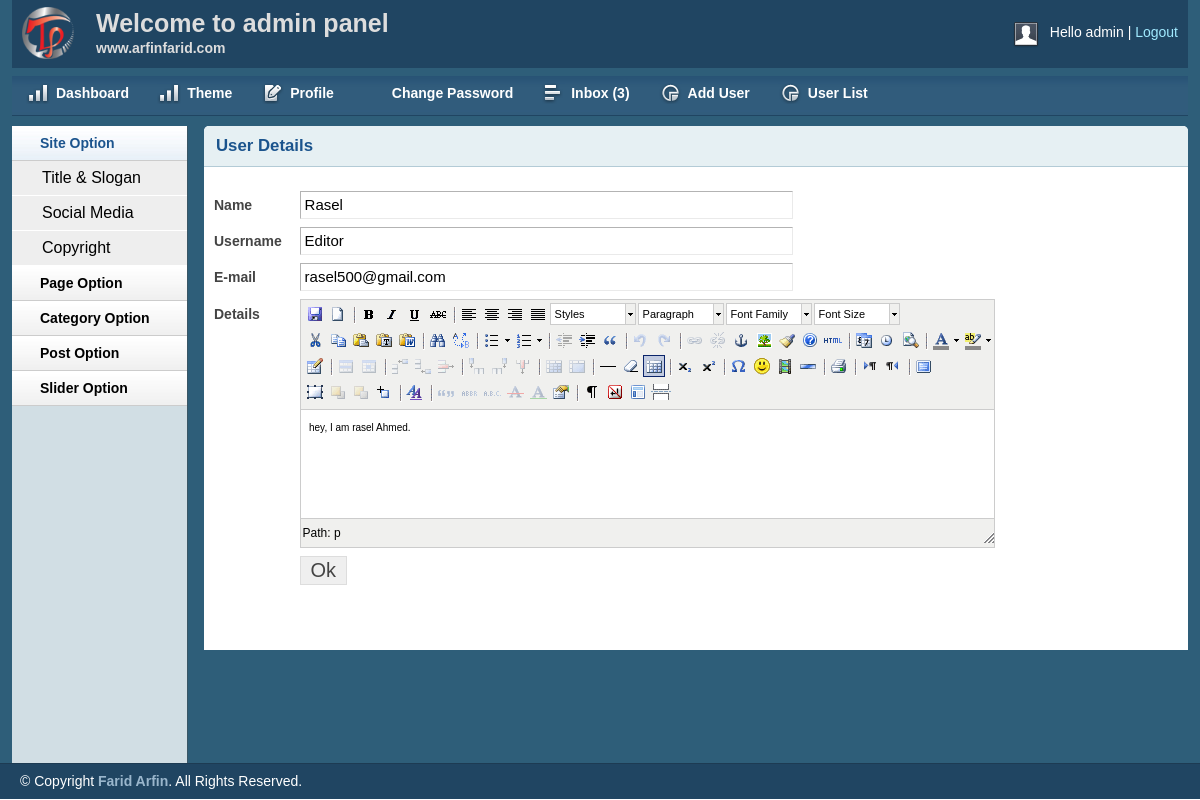
The app's page /admin/viewuser.php?uid=6 (signed in) with its own data.
### tables this page shows
CREATE TABLE `tbl_user` (
  `user_id` int(11) NOT NULL,
  `name` varchar(100) DEFAULT NULL,
  `username` varchar(50) NOT NULL,
  `password` varchar(80) NOT NULL,
  `userrole` int(11) NOT NULL DEFAULT '0',
  `details` text,
  `user_email` varchar(60) DEFAULT NULL
);

### lib/Database.php (called while the page is built, shortened)
<?php
	Class Database{
		public $host   = DB_HOST;
		public $user   = DB_USER;
		public $pass   = DB_PASS;
		public $dbname = DB_NAME;
		public $link;
		public function connectDb(){
			$this->link = new mysqli($this->host,$this->user,$this->pass,$this->dbname);
		}
		public function select($query){
			$result = $this->link->query($query) or die($this->link->error.__line__);
			if($result->num_rows > 0){
				return $result;
			}
			else{
				return false;
			}
		}
	}
?>

### admin/viewuser.php (the view, shortened to what this page needs)
<?php include 'inc/header.php' ?>
<?php include 'inc/sidebar.php' ?>
<?php
    if(!isset($_GET['uid']) || $_GET['uid'] == null){
        echo "<script>window.location = 'userlist.php';</script>";
    }
    else
    {
        $uid = $_GET['uid'];
    }
?>
        <div class="grid_10">
            <div class="box round first grid">
                <h2>User Details</h2>
                <div class="block">
            <?php
                $query = "SELECT * FROM tbl_user WHERE user_id='$uid' ORDER BY user_id DESC";
                $getuser = $db->select($query);
              if($getuser){
               foreach($getuser as $key => $postvalue){
            ?>
                 <form action="" method="post">
                    <table class="form">
                        <tr>
                            <td>
                                <label>Name</label>
                            </td>
                            <td>
                                <input type="text" readonly value="<?php echo $postvalue['name'];?>" class="medium" />
                            </td>
                        </tr>
                        <tr>
                            <td>
                                <label>Username</label>
                            </td>
                            <td>
                                <input type="text" readonly name="username" value="<?php echo $postvalue['username'];?>" class="medium" />
                            </td>
                        </tr>
                        <tr>
                            <td>
                                <label>E-mail</label>
                            </td>
                            <td>
                                <input type="text" readonly value="<?php echo $postvalue['user_email'];?>" class="medium" />
                            </td>
                        </tr>
                        <tr>
                            <td style="vertical-align: top; padding-top: 9px;">
                                <label>Details</label>
                            </td>
                            <td>
                            </td>
                        </tr>
						<tr>
                            <td></td>
                            <td>
                                <input type="submit" name="submit" Value="Ok"/>
                            </td>
                        </tr>
                    </table>
                    </form>
                <?php }  }?>
                </div>
            </div>
        </div>
<?php include 'inc/footer.php' ?>

### admin/css/layout.css (style rules this page uses)
body { background: #fff none repeat scroll 0 0; color: #444; font-size: 14px; padding: 0; }
h1, h2, h3, h4, h5, h6 { line-height:1.2em; margin-bottom:.3em; }
h2 { margin-top:1em; }
.box { background:#fff; margin-bottom:20px; padding:10px 10px 10px 10px; margin-left:-8px; }
.box.grid { padding-bottom:40px; }
.box.round { -moz-border-radius: 5px 5px 0px 0px; -webkit-border-radius: 5px 5px 0px 0px; border-radius: 5px 5px 0px 0px; }
.box h2 { font-size:1.2em; font-weight:bold; color:#1B548D; background:#E6F0F3; margin:-10px -10px 0 -10px; padding:10px 12px; border-bottom:1px solid #B3CBD6; -moz-border-radius: 5px 5px 0px 0px; -webkit-border-radius: 5px 5px 0px 0px; border-radius: 5px 5px 0px 0px; }
.box.first { min-height: 406px; }
.block { padding-top:20px; }
table.form { width:100%; }
table.form td { padding:4px 0px; }
table.form label { font-weight:bold; }
table.form input, table.form select { font-size: 15px; padding: 4px 4px 5px 4px; border-top: 1px solid #b3b3b3; border-left: 1px solid #b3b3b3; border-right: 1px solid #eaeaea; border-bottom: 1px solid #eaeaea; }
table.form input[type="submit"] { border: 1px solid #ddd; color: #444; cursor: pointer; font-size: 20px; padding: 2px 10px; }
input.medium { width: 55%; }
.block { padding-bottom:1px; }

### admin/js/tiny-mce/themes/advanced/skins/default/content.css (style rules this page uses)
body, td, pre { color:#000; font-family:Verdana, Arial, Helvetica, sans-serif; font-size:10px; margin:8px; }
body { background:#FFF; }
h2 { font-size: 1.5em }
table, img, hr, .mceItemAnchor { cursor:default }
table td, table th { cursor:text }

### records on screen
tbl_user: name "Rasel", username "Editor", user_email "rasel500@gmail.com"

### other values on screen
Session::get('username') "admin"
$count "3"
